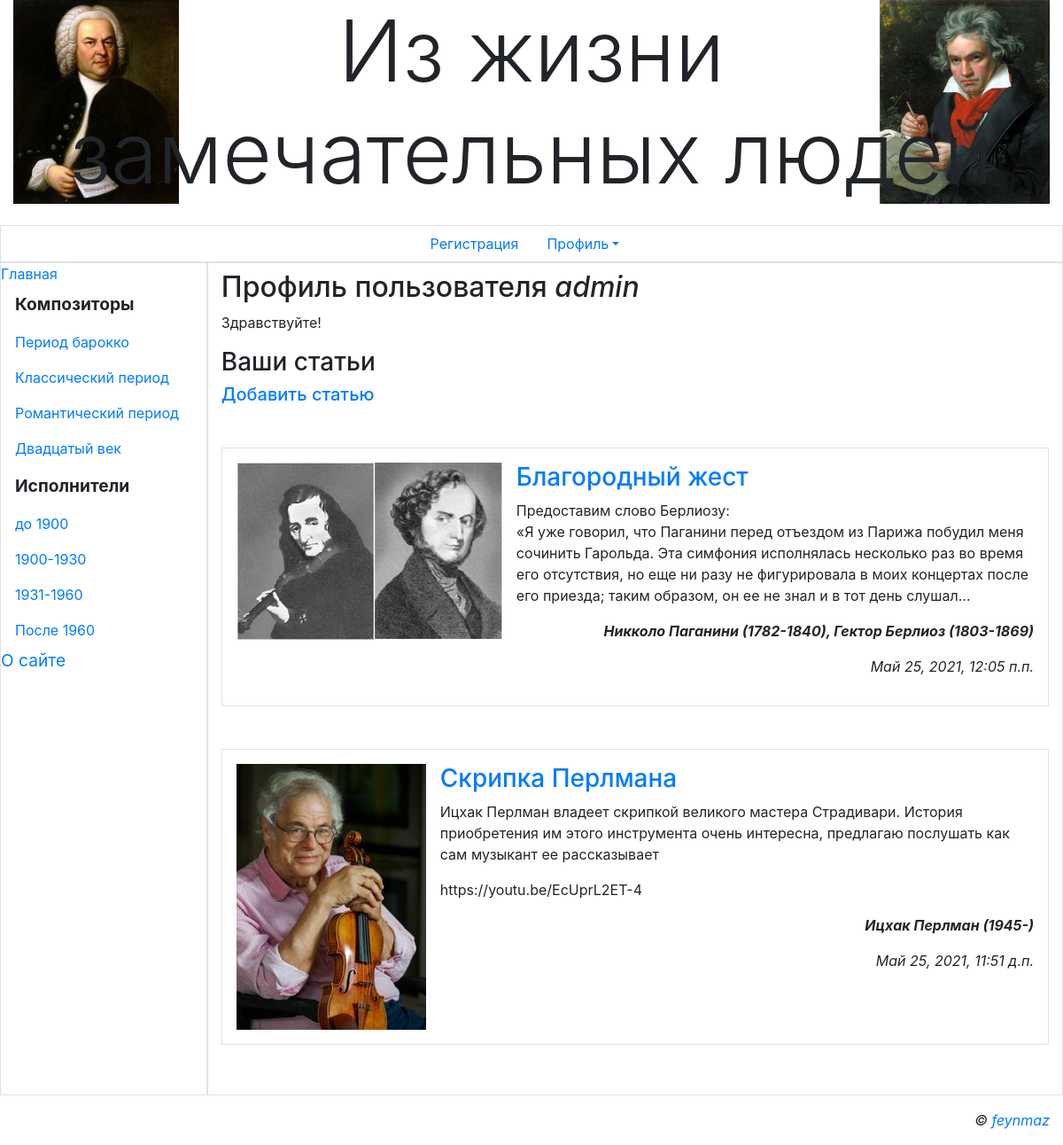
Page /accounts/profile/ (signed in) on the committed database.
### Geniusroom/apps/main/models.py (models this page shows, shortened)
class Rubric(models.Model):
    name = models.CharField(max_length=20, db_index=True, unique=True, verbose_name='Название')
    order = models.SmallIntegerField(default=0, db_index=True, verbose_name='Порядок')
    super_rubric = models.ForeignKey('SuperRubric',
                                     on_delete=models.PROTECT, null=True, blank=True, verbose_name='Надрубрика')

class AdvUser(AbstractUser):
    is_activated = models.BooleanField(default=True, db_index=True, verbose_name='Прошел активацию')
    send_messages = models.BooleanField(default=True, verbose_name='Подписаться на уведомления')
    class Meta(AbstractUser.Meta):
        pass

class Article(models.Model):
    rubric = models.ForeignKey(SubRubric, on_delete=models.PROTECT, verbose_name='Подрубрика')
    title = models.CharField(max_length=40, verbose_name='Название статьи')
    content = models.TextField(verbose_name='Текст статьи')
    source = models.TextField(verbose_name='Источник')
    characters = models.TextField(verbose_name='Упоминаются',
                                  validators=[validators.RegexValidator
                                              (regex=r'(.+\s{1}\(\d{4}\-(?:\d{4}|\d{0})\)(\,\s)?)+')],
                                  error_messages={
                                      'invalid': 'Введите в формате: "<имя> (<год_рождения>-<год_смерти>)"'
                                  })
    image = models.ImageField(blank=True, upload_to=get_timestamp_path, verbose_name='Основная иллюстрация')
    author = ForeignKey(AdvUser, on_delete=models.CASCADE, verbose_name='Автор')
    is_active = models.BooleanField(default=True, db_index=True, verbose_name='Показывать в списке')
    created_at = models.DateTimeField(auto_now_add=True, db_index=True, verbose_name='Опубликовано')
    class Meta:
        verbose_name = 'Статья'
        verbose_name_plural = 'Статьи'
        ordering = ['-created_at']
        get_latest_by = 'created_at'

### Geniusroom/apps/main/views.py (the view)
# urls.py: path('profile/', profile, name='profile'),
@login_required
def profile(request):
    articles = Article.objects.filter(author=request.user.pk)
    context = {
        'articles': articles
    }
    return render(request, 'main/profile.html', context)

### Geniusroom/apps/main/context_processors.py (called while the page is built, shortened)
def article_context_processor(request):
    context = {}
    context['rubrics'] = SubRubric.objects.all()
    context['keyword'] = ''
    context['all'] = ''
    if 'keyword' in request.GET:
        keyword = request.GET['keyword']
        if keyword:
            context['keyword'] = '?keyword=' + keyword
            context['all'] = context['keyword']
    return context

### Geniusroom/apps/main/models.py (called while the page is built)
    def get_queryset(self):
        return super().get_queryset().filter(super_rubric__isnull=False)

### templates/main/profile.html (shortened to what this page needs)
{% extends 'layout/basic.html' %}
{% load thumbnail %}
{% load static %}
{% load bootstrap4 %}
{% block content %}
<h2>Профиль пользователя <i>{{ user.username }}</i></h2>
{% if user.first_name and user.last_name %}
<p>Здравствуйте, {{ user.first_name }} {{user.last_name}}!</p>
{% else %}
<p>Здравствуйте!</p>
{% endif %}
<h3>Ваши статьи</h3>
<h5><a href="{% url 'main:profile_article_add' %}">Добавить статью</a></h5>
{% if articles %}
<ul class="list-unstyled">
    {% for article in articles %}
    <li class="media my-5 p-3 border">
        {% url 'main:profile_article_detail' pk=article.pk as the_url %}
        <a href="{{the_url}} {{ all }}">
            {% if article.image %}
            <img class="mr-3" src="{% thumbnail article.image 'default' %}">
            {% else %}
            <img class="mr-3" src="{% static 'main/empty.jpg' %}">
            {% endif %}
        </a>
        <div class="media-body">
            <h3><a href="{{ the_url }} {{ all }}">
                    {{article.title}}
                </a></h3>
            <div>{{article.content|linebreaks|truncatechars:300}}</div>
            <div class="text-right font-weight-bold characters">{{article.characters|linebreaks}} </div>
            <p class="text-right font-italic">{{article.created_at}} </p>
        </div>
    </li>
    {% endfor %}
</ul>
{% endif %}
{% endblock content %}

### templates/layout/basic.html (shortened to what this page needs)
{% load bootstrap4 %}
{% load static %}
<!DOCTYPE html>
<html lang="en">
<head>
    {% bootstrap_css %}
    <link rel="stylesheet" href="{% static 'css/style.css' %}" type="text/css">
</head>
<body class="container-fluid">
<header class="mb-4">
    <h1 class="display-1 text-center">Из жизни замечательных людей</h1>
</header>
<div class="row">
    <ul class="col nav justify-content-center border">
        <li class="nav-item">
            <a class="nav-link" href="{% url 'main:register' %}">Регистрация</a>
        </li>
        {% if user.is_authenticated %}
        <li class="nav-item dropdown">
            <a class="nav-link dropdown-toggle"
               data-toggle="dropdown" href="#"
               role="button" aria-haspopup="true"
               aria-expanded="false">Профиль</a>
        </li>
        {% else %}
        <li class="nav-item"><a class="nav-link" href="{% url 'main:login' %}">Вход</a></li>
        {% endif %}
    </ul>
</div>
<div class="row">
    <nav class="col-md-auto nav flex-column border">
        <a href="{% url 'main:index' %}">Главная</a>
        {% for rubric in rubrics %}
        {% ifchanged rubric.super_rubric.pk %}
        <span class="nav-link root font-weight-bold">
            {{ rubric.super_rubric.name }}
        </span>
        {% endifchanged %}
        <a class="nav-link" href="{% url 'main:by_rubric' pk=rubric.pk %}">
            {{ rubric.name }}
        </a>
        {% endfor %}
        <a class="nav_link root" href="{% url 'main:other' page='about' %}">О сайте</a>
    </nav>
    <section class="col border py-2">
        {% block content %}
        {% endblock content %}
    </section>
</div>
<footer class="mt-3">
    <p class="text-right font-italic">&copy; <a href="https://github.com/feynmaz">feynmaz</a></p>
</footer>
</body>
</html>

### static/css/style.css (style rules this page uses)
.root { font-size: larger; }
h1 { background-image: url('../bach.jpg'), url('../beethoven.jpg'); background-repeat: no-repeat; background-position: left, right; background-size: auto 100%; }
.characters { display: flex; width: 100%; justify-content: flex-end; font-style: italic; }

### rows in the picture
Rubric: super_rubric.name "Композиторы", name "Период барокко"
Rubric: name "Классический период"
Rubric: name "Романтический период"
Rubric: name "Двадцатый век"
Rubric: super_rubric.name "Исполнители", name "до 1900"
Rubric: name "1900-1930"
Rubric: name "1931-1960"
Rubric: name "После 1960"
AdvUser: username "admin"
Article: image (picture), title "Благородный жест", content "Предоставим слово Берлиозу: «Я уже говорил, что Паганини перед отъездом из Парижа побудил меня сочинить Гарольда. Эта симфония исполнялась несколько раз во время его отсутствия, но еще ни разу не фигурировала в моих концертах после его приезда; таким образом, он ее не знал и в тот день слушал…", characters "Никколо Паганини (1782-1840), Гектор Берлиоз (1803-1869)", created_at "Май 25, 2021, 12:05 п.п."
Article: image (picture), title "Скрипка Перлмана", content "Ицхак Перлман владеет скрипкой великого мастера Страдивари. История приобретения им этого инструмента очень интересна, предлагаю послушать как сам музыкант ее рассказывает https://youtu.be/EcUprL2ET-4", characters "Ицхак Перлман (1945-)", created_at "Май 25, 2021, 11:51 д.п."
